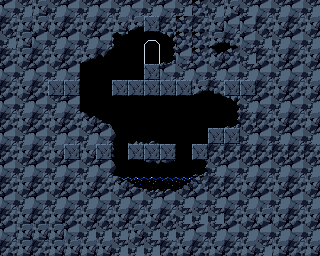

This game map was drawn from its Tiled (.tmx) file and the tilesets committed beside it. A one-line description and the full map source follow:
An orthogonal 20x16 tile map with 16x16 px tiles, 2 tile layers (background, Tile Layer 1) and 23 objects (player).

<map version="1.10" tiledversion="1.10.2" orientation="orthogonal" renderorder="right-down" width="20" height="16" tilewidth="16" tileheight="16" infinite="0" nextlayerid="6" nextobjectid="35">
 <tileset firstgid="1" source="../tilesets/PrtCave.tsx" />
 <layer id="2" name="background" width="20" height="16">
  <data encoding="csv">
34,33,49,33,34,33,34,33,34,33,34,33,22,33,49,33,34,33,34,33,
50,49,49,49,50,49,50,49,3,49,50,22,50,49,34,34,50,49,50,49,
33,49,34,33,34,33,34,36,1,11,37,22,22,3,6,34,33,33,34,33,
50,49,50,49,50,3,4,1,1,27,53,34,22,19,22,33,50,49,50,49,
34,33,34,33,34,1,1,1,1,1,34,33,34,33,34,33,34,33,34,33,
50,49,50,49,1,1,1,1,1,1,1,1,3,6,1,1,50,49,50,49,
34,33,34,33,34,1,1,1,1,1,1,1,1,1,37,33,34,33,34,33,
50,49,50,49,50,19,20,1,1,1,1,1,1,1,53,50,50,49,50,49,
34,33,34,33,34,33,34,38,17,18,1,1,1,1,1,33,34,33,34,33,
50,49,50,49,1,49,1,54,1,1,1,1,1,50,50,50,50,50,50,50,
34,33,34,33,34,33,34,38,1,65,66,1,53,33,34,33,34,33,34,33,
50,49,50,49,50,49,50,7,8,23,24,9,10,50,50,49,50,49,50,49,
34,33,34,33,34,33,34,33,34,33,34,33,34,33,34,33,34,33,34,33,
50,49,50,49,50,49,50,49,50,49,50,33,33,33,50,49,49,49,50,49,
34,49,49,49,34,33,33,33,49,33,33,33,34,33,34,33,34,33,34,33,
50,49,50,49,49,49,49,33,33,33,50,49,50,49,50,49,33,49,50,49
</data>
 </layer>
 <layer id="1" name="Tile Layer 1" width="20" height="16">
  <data encoding="csv">
0,0,0,0,0,0,0,0,0,0,0,0,0,0,0,0,0,0,0,0,
0,0,0,0,0,0,0,0,0,2,0,0,0,0,0,0,0,0,0,0,
0,0,0,0,0,0,0,0,0,0,0,0,0,0,0,0,0,0,0,0,
0,0,0,0,0,0,0,0,0,0,0,0,0,0,0,0,0,0,0,0,
0,0,0,0,0,0,0,0,0,2,0,0,0,0,0,0,0,0,0,0,
0,0,0,2,2,0,0,2,2,2,2,2,0,0,2,2,0,0,0,0,
0,0,0,0,0,0,0,0,0,0,0,0,0,0,0,0,0,0,0,0,
0,0,0,0,0,0,0,0,0,0,0,0,0,0,0,0,0,0,0,0,
0,0,0,0,0,0,0,0,0,0,0,0,0,2,2,0,0,0,0,0,
0,0,0,0,2,0,2,0,2,2,2,0,2,0,0,0,0,0,0,0,
0,0,0,0,0,0,0,0,0,0,0,0,0,0,0,0,0,0,0,0,
0,0,0,0,0,0,0,0,0,0,0,0,0,0,0,0,0,0,0,0,
0,0,0,0,0,0,0,0,0,0,0,0,0,0,0,0,0,0,0,0,
0,0,0,0,0,0,0,0,0,0,0,0,0,0,0,0,0,0,0,0,
0,0,0,0,0,0,0,0,0,0,0,0,0,0,0,0,0,0,0,0,
0,0,0,0,0,0,0,0,0,0,0,0,0,0,0,0,0,0,0,0
</data>
 </layer>
 <objectgroup id="3" name="collisions">
  <object id="1" x="144.667" y="16" width="15.3333" height="16" />
  <object id="2" x="144" y="64" width="16" height="16" />
  <object id="3" x="112" y="80" width="80" height="16" />
  <object id="6" x="64" y="32" width="16" height="96" />
  <object id="7" x="48" y="128" width="64" height="16" />
  <object id="8" x="96" y="144" width="16" height="48" />
  <object id="9" x="129" y="144" width="45.3333" height="16" />
  <object id="10" x="193" y="144" width="15" height="16" />
  <object id="11" x="208" y="128" width="32" height="16" />
  <object id="12" x="224" y="80" width="32" height="16" />
  <object id="13" x="240" y="96" width="16" height="48" />
  <object id="16" x="160" y="64" width="80" height="16" />
  <object id="17" x="160" y="16" width="32" height="16" />
  <object id="18" x="176" y="32" width="16" height="32" />
  <object id="19" x="64" y="16" width="16" height="16" />
  <object id="20" x="96.6667" y="193.333" width="111.333" height="14.6667" />
  <object id="21" x="208" y="144" width="16" height="64" />
  <object id="31" x="80" y="32" width="32" height="16" />
  <object id="34" x="96" y="16" width="48" height="16" />
 </objectgroup>
 <objectgroup color="#00ff00" id="4" name="spawn points">
  <object id="24" name="player" x="96.3337" y="65.3334" width="3" height="3">
   <ellipse />
  </object>
 </objectgroup>
 <objectgroup id="5" name="slopes">
  <object id="27" x="171.666" y="194.667">
   <polyline points="0,0 35.3334,-22.3333" />
  </object>
  <object id="28" x="113" y="173">
   <polyline points="0,0 33.3333,20" />
  </object>
  <object id="29" x="56" y="93.333">
   <polyline points="0,0 55.3334,34.3333" />
  </object>
 </objectgroup>
</map>